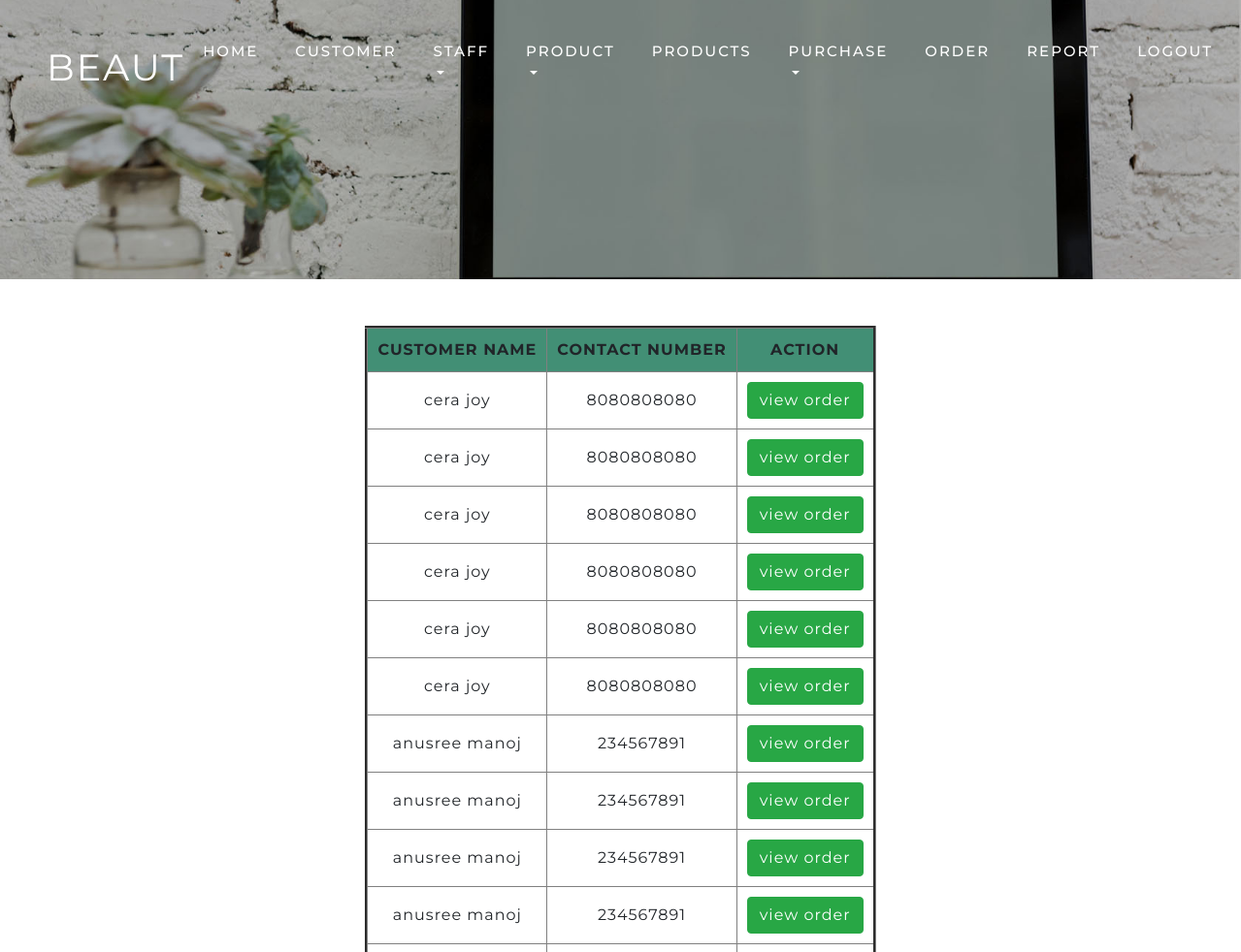
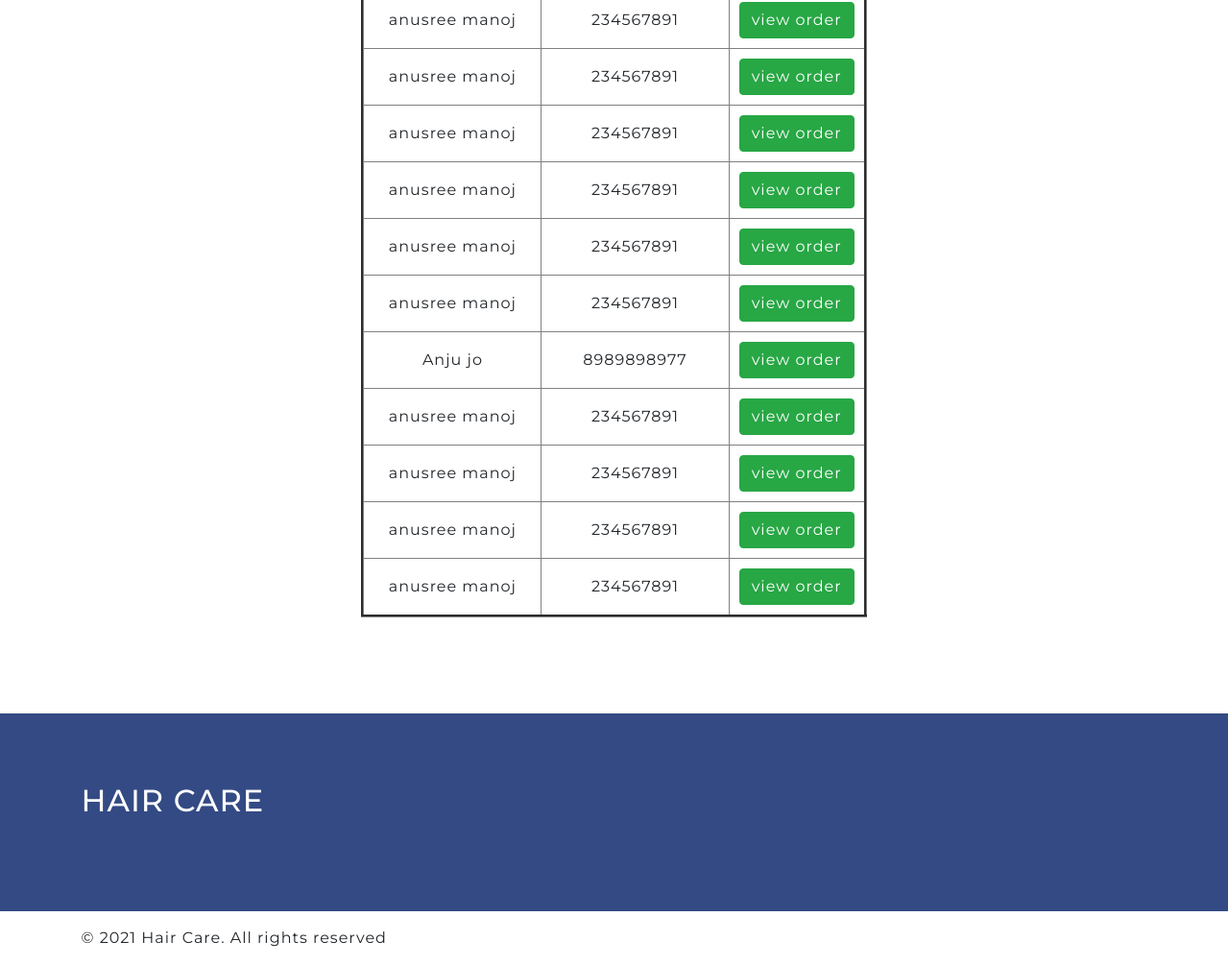
Page /admin/vieworders.php on the committed database (2 pictures, top to bottom).
### tables this page shows
CREATE TABLE IF NOT EXISTS `tbl_cmaster` (
  `orderid` int(11) NOT NULL AUTO_INCREMENT,
  `custid` int(11) NOT NULL,
  `totalprice` int(11) NOT NULL,
  `status` varchar(15) NOT NULL,
  PRIMARY KEY (`orderid`)
);

CREATE TABLE IF NOT EXISTS `tbl_customer` (
  `id` int(11) NOT NULL AUTO_INCREMENT,
  `fname` varchar(50) NOT NULL,
  `lname` varchar(30) NOT NULL,
  `phone` varchar(50) NOT NULL,
  `housename` varchar(30) NOT NULL,
  `city` varchar(30) NOT NULL,
  `district` varchar(30) NOT NULL,
  `pincode` int(11) NOT NULL,
  `state` varchar(30) NOT NULL,
  `email` varchar(50) NOT NULL,
  `status` varchar(50) NOT NULL,
  PRIMARY KEY (`id`)
);

### admin/vieworders.php (the view, shortened to what this page needs)
<?php
include 'adminbase.php';
?>
<br><br>
<?php
include '../connection.php';
$qry = mysqli_query($conn,"select tbl_cmaster.orderid,tbl_customer.fname,tbl_customer.lname,tbl_customer.phone,tbl_cmaster.status from tbl_cmaster,tbl_customer where tbl_cmaster.custid=tbl_customer.id");
if (mysqli_fetch_array($qry) > 0) {
    ?>
    <table border='3' align="center" id="customers" >
        <th>CUSTOMER NAME </th>
        <th>CONTACT NUMBER </th>
        <th colspan="2">ACTION</th>
        <?php
         $qry = mysqli_query($conn,"select tbl_cmaster.orderid,tbl_customer.fname,tbl_customer.lname,tbl_customer.phone,tbl_cmaster.status from tbl_cmaster,tbl_customer where tbl_cmaster.custid=tbl_customer.id ORDER BY orderid ");
        while ($row = mysqli_fetch_array($qry)) {
            echo '<tr><td>'  . $row['fname'] . ' '.  $row['lname'] .'</td><td>' . $row['phone'] . '</td><td><a href="vieworder2.php?id=' . $row['orderid'] . '" class="btn btn-success">view order</a></td></tr>';
        }
    } else {
        ?>
        <img src="../images/no_data_found.png" width="30%" height="30%" >
        <?php
    }
    ?>
</table>
<?php
include '../footer.php';
?>

### web/css/style.css (style rules this page uses)
html, body { padding: 0; margin: 0; background: #fff; letter-spacing: 1px; font-family: 'Montserrat', sans-serif; }
body a { outline: none; transition: 0.5s all; -webkit-transition: 0.5s all; -moz-transition: 0.5s all; -o-transition: 0.5s all; -ms-transition: 0.5s all; text-decoration: none; }
a { color: #fff; text-decoration: none; }

### admin/vieworders.php (style rules this page uses)
th { background-color:rgb(66, 143, 117); }
th,td { padding:10px; text-align:center; }

### rows in the picture
tbl_cmaster: tbl_customer.fname "cera", tbl_customer.lname "joy", tbl_customer.phone "8080808080"
tbl_cmaster: tbl_customer.fname "cera", tbl_customer.lname "joy", tbl_customer.phone "8080808080"
tbl_cmaster: tbl_customer.fname "cera", tbl_customer.lname "joy", tbl_customer.phone "8080808080"
tbl_cmaster: tbl_customer.fname "cera", tbl_customer.lname "joy", tbl_customer.phone "8080808080"
tbl_cmaster: tbl_customer.fname "cera", tbl_customer.lname "joy", tbl_customer.phone "8080808080"
tbl_cmaster: tbl_customer.fname "cera", tbl_customer.lname "joy", tbl_customer.phone "8080808080"
tbl_cmaster: tbl_customer.fname "anusree", tbl_customer.lname "manoj", tbl_customer.phone "234567891"
tbl_cmaster: tbl_customer.fname "anusree", tbl_customer.lname "manoj", tbl_customer.phone "234567891"
tbl_cmaster: tbl_customer.fname "anusree", tbl_customer.lname "manoj", tbl_customer.phone "234567891"
tbl_cmaster: tbl_customer.fname "anusree", tbl_customer.lname "manoj", tbl_customer.phone "234567891"
tbl_cmaster: tbl_customer.fname "anusree", tbl_customer.lname "manoj", tbl_customer.phone "234567891"
tbl_cmaster: tbl_customer.fname "anusree", tbl_customer.lname "manoj", tbl_customer.phone "234567891"
tbl_cmaster: tbl_customer.fname "anusree", tbl_customer.lname "manoj", tbl_customer.phone "234567891"
tbl_cmaster: tbl_customer.fname "anusree", tbl_customer.lname "manoj", tbl_customer.phone "234567891"
tbl_cmaster: tbl_customer.fname "anusree", tbl_customer.lname "manoj", tbl_customer.phone "234567891"
tbl_cmaster: tbl_customer.fname "anusree", tbl_customer.lname "manoj", tbl_customer.phone "234567891"
tbl_cmaster: tbl_customer.fname "Anju", tbl_customer.lname "jo", tbl_customer.phone "8989898977"
tbl_cmaster: tbl_customer.fname "anusree", tbl_customer.lname "manoj", tbl_customer.phone "234567891"
tbl_cmaster: tbl_customer.fname "anusree", tbl_customer.lname "manoj", tbl_customer.phone "234567891"
tbl_cmaster: tbl_customer.fname "anusree", tbl_customer.lname "manoj", tbl_customer.phone "234567891"
tbl_cmaster: tbl_customer.fname "anusree", tbl_customer.lname "manoj", tbl_customer.phone "234567891"
